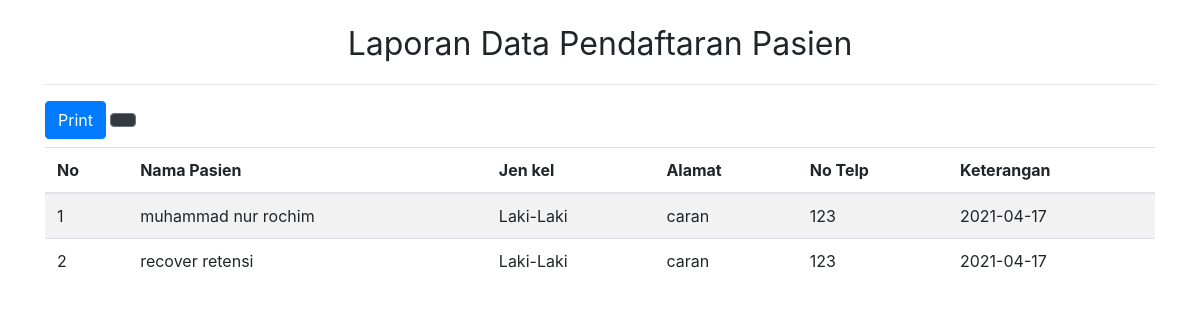
Page /Laporan/lap.data.pendaftaranpasien.php on the committed database.
### tables this page shows
CREATE TABLE `pasien` (
  `no_rm` varchar(15) NOT NULL,
  `nm_pasien` varchar(150) DEFAULT NULL,
  `tgl_lahir` date DEFAULT NULL,
  `alamat` varchar(255) DEFAULT NULL,
  `no_telp` varchar(15) DEFAULT NULL,
  `pekerjaan` varchar(150) DEFAULT NULL,
  `tmp_lahir` varchar(50) NOT NULL,
  `jenis_klm` varchar(25) NOT NULL,
  `tgl_daftar` date NOT NULL,
  `recent_use` date DEFAULT NULL
);

### Laporan/lap.data.pendaftaranpasien.php (the view, shortened to what this page needs)
<?php
include('../config/config.php');
?>
<link href="../assets/bootstrap/dist/css/bootstrap.min.css" rel="stylesheet">
<div class="container" style="margin-top:20px">
  <center>
    <font size="6">Laporan Data Pendaftaran Pasien</font>
  </center>
  <hr>
  <button onclick="trig_print()" class="btn btn-primary right" on>Print</button>
  <button type="button" class="btn btn-secondary bg-dark" data-toggle="modal" data-target="#exampleModal">
  </button>
</div>
<div class="table-responsive mt-2">
  <table aria-label="Laporan Data Pendaftaran Pasien" id="myTable" class="table table-striped jambo_table bulk_action">
    <thead>
      <tr>
        <th>No</th>
        <th>Nama Pasien</th>
        <th>Jen kel</th>
        <th>Alamat</th>
        <th>No Telp</th>
        <th>Keterangan</th>
      </tr>
    </thead>
    <tbody>
      <?php
      if (isset($_POST['submit'])) {
        $dari = $_POST['dari'];
        $sampai = $_POST['sampai'];
        $sql = mysqli_query($koneksi, "SELECT * FROM pasien WHERE tgl_daftar BETWEEN '$dari' AND '$sampai' ORDER BY no_rm ASC") or die(mysqli_error($koneksi));
      } else {
        $sql = mysqli_query($koneksi, "SELECT * FROM pasien ORDER BY no_rm ASC") or die(mysqli_error($koneksi));
      }
      if (mysqli_num_rows($sql) > 0) {
        $no = 1;
        while ($data = mysqli_fetch_assoc($sql)) {
          echo '
              <tr>
                <td>' . $no++ . '</td>
                <td>' . $data['nm_pasien'] . '</td>
                <td>' . $data['jenis_klm'] . '</td>
                <td>' . $data['alamat'] . '</td>
                <td>' . $data['no_telp'] . '</td>
                <td>' . $data['tgl_daftar'] . '</td>
              </tr>
              ';
        }
      } else {
        echo '
            <tr>
              <td colspan="6">Tidak ada data.</td>
            </tr>
            ';
      }
      ?>
  </table>
</div>

### rows in the picture
pasien: nm_pasien "muhammad nur rochim", jenis_klm "Laki-Laki", alamat "caran", no_telp "123", tgl_daftar "2021-04-17"
pasien: nm_pasien "recover retensi", jenis_klm "Laki-Laki", alamat "caran", no_telp "123", tgl_daftar "2021-04-17"
